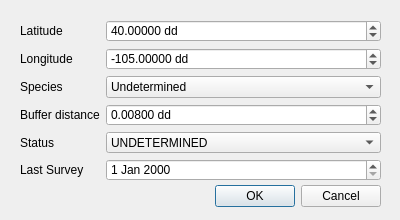
<?xml version="1.0" encoding="UTF-8"?>
<ui version="4.0">
 <class>NewRaptorDialogBase</class>
 <widget class="QDialog" name="NewRaptorDialogBase">
  <property name="geometry">
   <rect>
    <x>0</x>
    <y>0</y>
    <width>400</width>
    <height>220</height>
   </rect>
  </property>
  <property name="windowTitle">
   <string>Add new raptor</string>
  </property>
  <widget class="QDialogButtonBox" name="button_box">
   <property name="geometry">
    <rect>
     <x>40</x>
     <y>180</y>
     <width>341</width>
     <height>32</height>
    </rect>
   </property>
   <property name="orientation">
    <enum>Qt::Horizontal</enum>
   </property>
   <property name="standardButtons">
    <set>QDialogButtonBox::Cancel|QDialogButtonBox::Ok</set>
   </property>
  </widget>
  <widget class="QWidget" name="formLayoutWidget">
   <property name="geometry">
    <rect>
     <x>20</x>
     <y>20</y>
     <width>361</width>
     <height>161</height>
    </rect>
   </property>
   <layout class="QFormLayout" name="formLayout">
    <item row="0" column="0">
     <widget class="QLabel" name="latitudeLabel">
      <property name="text">
       <string>Latitude</string>
      </property>
     </widget>
    </item>
    <item row="0" column="1">
     <widget class="QDoubleSpinBox" name="spbLatitude">
      <property name="suffix">
       <string> dd</string>
      </property>
      <property name="decimals">
       <number>5</number>
      </property>
      <property name="minimum">
       <double>-90.000000000000000</double>
      </property>
      <property name="maximum">
       <double>90.000000000000000</double>
      </property>
      <property name="singleStep">
       <double>0.001000000000000</double>
      </property>
      <property name="value">
       <double>40.000000000000000</double>
      </property>
     </widget>
    </item>
    <item row="1" column="0">
     <widget class="QLabel" name="longitudeLabel">
      <property name="text">
       <string>Longitude</string>
      </property>
     </widget>
    </item>
    <item row="1" column="1">
     <widget class="QDoubleSpinBox" name="spbLongitude">
      <property name="suffix">
       <string> dd</string>
      </property>
      <property name="decimals">
       <number>5</number>
      </property>
      <property name="minimum">
       <double>-180.000000000000000</double>
      </property>
      <property name="maximum">
       <double>180.000000000000000</double>
      </property>
      <property name="singleStep">
       <double>0.001000000000000</double>
      </property>
      <property name="value">
       <double>-105.000000000000000</double>
      </property>
     </widget>
    </item>
    <item row="2" column="0">
     <widget class="QLabel" name="speciesLabel">
      <property name="text">
       <string>Species</string>
      </property>
     </widget>
    </item>
    <item row="2" column="1">
     <widget class="QComboBox" name="cmbSpecies">
      <item>
       <property name="text">
        <string>Undetermined</string>
       </property>
      </item>
      <item>
       <property name="text">
        <string>Red-tail Hawk</string>
       </property>
      </item>
      <item>
       <property name="text">
        <string>Swainsons Hawk</string>
       </property>
      </item>
      <item>
       <property name="text">
        <string>Northern Harrier</string>
       </property>
      </item>
     </widget>
    </item>
    <item row="3" column="0">
     <widget class="QLabel" name="bufferDistanceLabel">
      <property name="text">
       <string>Buffer distance</string>
      </property>
     </widget>
    </item>
    <item row="3" column="1">
     <widget class="QgsDoubleSpinBox" name="spbBuffer">
      <property name="suffix">
       <string> dd</string>
      </property>
      <property name="decimals">
       <number>5</number>
      </property>
      <property name="maximum">
       <double>0.100000000000000</double>
      </property>
      <property name="singleStep">
       <double>0.001000000000000</double>
      </property>
      <property name="value">
       <double>0.008000000000000</double>
      </property>
     </widget>
    </item>
    <item row="4" column="0">
     <widget class="QLabel" name="statusLabel">
      <property name="text">
       <string>Status</string>
      </property>
     </widget>
    </item>
    <item row="4" column="1">
     <widget class="QComboBox" name="cmbStatus">
      <item>
       <property name="text">
        <string>UNDETERMINED</string>
       </property>
      </item>
      <item>
       <property name="text">
        <string>ACTIVE NEST</string>
       </property>
      </item>
      <item>
       <property name="text">
        <string>INACTIVE NEST</string>
       </property>
      </item>
      <item>
       <property name="text">
        <string>FLEDGED NEST</string>
       </property>
      </item>
     </widget>
    </item>
    <item row="5" column="0">
     <widget class="QLabel" name="lastSurveyLabel">
      <property name="text">
       <string>Last Survey</string>
      </property>
     </widget>
    </item>
    <item row="5" column="1">
     <widget class="QDateEdit" name="dte"/>
    </item>
   </layout>
  </widget>
 </widget>
 <customwidgets>
  <customwidget>
   <class>QgsDoubleSpinBox</class>
   <extends>QDoubleSpinBox</extends>
   <header>qgsdoublespinbox.h</header>
  </customwidget>
 </customwidgets>
 <resources/>
 <connections>
  <connection>
   <sender>button_box</sender>
   <signal>accepted()</signal>
   <receiver>NewRaptorDialogBase</receiver>
   <slot>accept()</slot>
   <hints>
    <hint type="sourcelabel">
     <x>20</x>
     <y>20</y>
    </hint>
    <hint type="destinationlabel">
     <x>20</x>
     <y>20</y>
    </hint>
   </hints>
  </connection>
  <connection>
   <sender>button_box</sender>
   <signal>rejected()</signal>
   <receiver>NewRaptorDialogBase</receiver>
   <slot>reject()</slot>
   <hints>
    <hint type="sourcelabel">
     <x>20</x>
     <y>20</y>
    </hint>
    <hint type="destinationlabel">
     <x>20</x>
     <y>20</y>
    </hint>
   </hints>
  </connection>
 </connections>
</ui>
